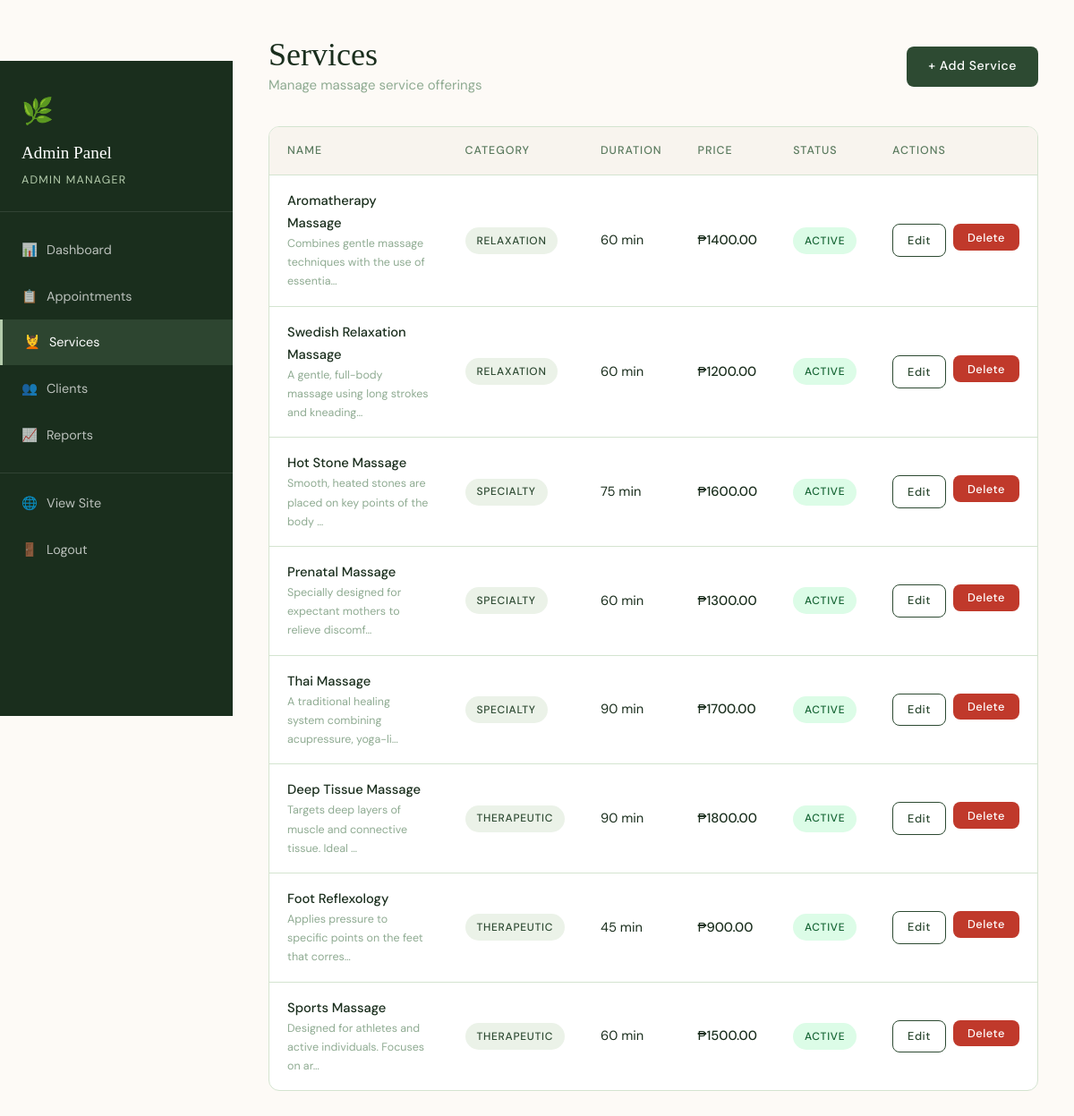
The page /admin-panel/services/ (signed in) on the database its author committed.
### appointments/models.py (models this page shows, shortened)
class MassageService(models.Model):
    CATEGORY_CHOICES = [
        ('relaxation', 'Relaxation'),
        ('therapeutic', 'Therapeutic'),
        ('specialty', 'Specialty'),
    ]
    name = models.CharField(max_length=100)
    description = models.TextField()
    duration_minutes = models.PositiveIntegerField()
    price = models.DecimalField(max_digits=8, decimal_places=2)
    category = models.CharField(max_length=20, choices=CATEGORY_CHOICES, default='relaxation')
    image = models.ImageField(upload_to='services/', null=True, blank=True)
    is_active = models.BooleanField(default=True)
    created_at = models.DateTimeField(auto_now_add=True)
    class Meta:
        ordering = ['category', 'name']

### appointments/views.py (the view)
# urls.py: path('admin-panel/services/', views.admin_services, name='admin_services'),
@login_required
@user_passes_test(is_admin)
def admin_services(request):
    services = MassageService.objects.all()
    return render(request, 'appointments/admin/services.html', {'services': services})

### appointments/context_processors.py (called while the page is built)
def today_date(request):
    return {'today': datetime.date.today()}

### appointments/views.py (called while the page is built)
def is_admin(user):
    return user.is_staff

### templates/appointments/admin/services.html (shortened to what this page needs)
{% extends 'appointments/admin/base_admin.html' %}
{% block nav_svc %}class="active"{% endblock %}
{% block content %}
<div style="display:flex; justify-content:space-between; align-items:center; margin-bottom:2rem;">
  <div>
    <h2>Services</h2>
    <p class="text-muted">Manage massage service offerings</p>
  </div>
  <a href="/admin-panel/services/create/" class="btn btn-primary">+ Add Service</a>
</div>
<div class="table-container">
  <table>
    <thead>
      <tr><th>Name</th><th>Category</th><th>Duration</th><th>Price</th><th>Status</th><th>Actions</th></tr>
    </thead>
    <tbody>
      {% for svc in services %}
      <tr>
        <td>
          <div style="font-weight:500;">{{ svc.name }}</div>
          <div style="font-size:0.78rem; color:var(--text-muted);">{{ svc.description|truncatechars:60 }}</div>
        </td>
        <td><span class="badge badge-confirmed">{{ svc.get_category_display }}</span></td>
        <td>{{ svc.duration_minutes }} min</td>
        <td style="font-weight:500;">₱{{ svc.price }}</td>
        <td>
          {% if svc.is_active %}
            <span class="badge badge-completed">Active</span>
          {% else %}
            <span class="badge badge-cancelled">Inactive</span>
          {% endif %}
        </td>
        <td>
          <div style="display:flex; gap:0.5rem;">
            <a href="/admin-panel/services/{{ svc.pk }}/edit/" class="btn btn-sm btn-outline">Edit</a>
            <form method="post" action="/admin-panel/services/{{ svc.pk }}/delete/" style="display:inline;"
                  onsubmit="return confirm('Delete {{ svc.name }}?');">
              <button type="submit" class="btn btn-sm btn-danger">Delete</button>
            </form>
          </div>
        </td>
      </tr>
      {% empty %}
      <tr><td colspan="6" class="text-center" style="padding:3rem; color:var(--text-muted);">No services found.</td></tr>
      {% endfor %}
    </tbody>
  </table>
</div>
{% endblock %}

### templates/appointments/admin/base_admin.html (shortened to what this page needs)
<!DOCTYPE html>
<html lang="en">
<head>
  <link rel="stylesheet" href="/static/css/style.css">
</head>
<body>
<div class="dashboard-layout">
  <aside class="sidebar">
    <div class="sidebar-user">
      <div style="font-size:1.8rem; margin-bottom:0.4rem;">🌿</div>
      <div class="sidebar-user-name">Admin Panel</div>
      <div class="sidebar-user-role">{{ user.get_full_name|default:user.username }}</div>
    </div>
    <ul class="sidebar-nav">
      <li><a href="/admin-panel/" {% block nav_dash %}{% endblock %}><span class="nav-icon">📊</span> Dashboard</a></li>
      <li><a href="/admin-panel/appointments/" {% block nav_appt %}{% endblock %}><span class="nav-icon">📋</span> Appointments</a></li>
      <li><a href="/admin-panel/services/" {% block nav_svc %}{% endblock %}><span class="nav-icon">💆</span> Services</a></li>
      <li><a href="/admin-panel/clients/" {% block nav_clients %}{% endblock %}><span class="nav-icon">👥</span> Clients</a></li>
      <li><a href="/admin-panel/reports/" {% block nav_reports %}{% endblock %}><span class="nav-icon">📈</span> Reports</a></li>
      <li style="border-top: 1px solid rgba(255,255,255,0.1); margin-top:1rem; padding-top:0.5rem;">
        <a href="/"><span class="nav-icon">🌐</span> View Site</a>
      </li>
      <li><a href="/logout/"><span class="nav-icon">🚪</span> Logout</a></li>
    </ul>
  </aside>
  <main class="main-content">
    {% block content %}{% endblock %}
  </main>
</div>
</body>
</html>

### static/css/style.css (style rules this page uses)
:root { --sage: #7A9E7E; --sage-light: #B4CCAC; --sage-pale: #EBF2E8; --forest: #2D4A32; --forest-dark: #1A2E1D; --ivory: #F8F4EE; --ivory-dark: #EDE8DF; --gold: #C9A96E; --gold-light: #E8D5B0; --warm-white: #FDFAF6; --text-primary: #1A2E1D; --text-secondary: #5A7A5E; --text-muted: #8FAB92; --border: #D4E4D0; --shadow: rgba(45, 74, 50, 0.08); --shadow-md: rgba(45, 74, 50, 0.15); --radius: 12px; --radius-sm: 8px; --radius-lg: 20px; --transition: 0.25s ease; }
*, *::before, *::after { box-sizing: border-box; margin: 0; padding: 0; }
html { scroll-behavior: smooth; }
body { font-family: 'DM Sans', sans-serif; background-color: var(--warm-white); color: var(--text-primary); line-height: 1.7; font-size: 15px; }
h1, h2, h3, h4 { font-family: 'Cormorant Garamond', serif; font-weight: 400; line-height: 1.2; color: var(--forest-dark); }
h2 { font-size: clamp(1.8rem, 3vw, 2.8rem); }
a { color: var(--sage); text-decoration: none; transition: color var(--transition); }
.btn { display: inline-flex; align-items: center; justify-content: center; gap: 8px; padding: 0.65rem 1.5rem; border-radius: var(--radius-sm); font-family: 'DM Sans', sans-serif; font-size: 0.88rem; font-weight: 500; letter-spacing: 0.04em; cursor: pointer; transition: all var(--transition); border: none; text-decoration: none; }
.btn-primary { background: var(--forest); color: white; }
.btn-outline { background: transparent; color: var(--forest); border: 1.5px solid var(--forest); }
.btn-danger { background: #C0392B; color: white; }
.btn-sm { padding: 0.4rem 1rem; font-size: 0.8rem; }
.badge { display: inline-flex; align-items: center; padding: 0.3rem 0.8rem; border-radius: 100px; font-size: 0.75rem; font-weight: 500; text-transform: uppercase; letter-spacing: 0.06em; }
.badge-confirmed { background: var(--sage-pale); color: var(--forest); }
.badge-completed { background: #DCFCE7; color: #166534; }
.dashboard-layout { display: grid; grid-template-columns: 260px 1fr; min-height: calc(100vh - 68px); }
.sidebar { background: var(--forest-dark); padding: 2rem 0; position: sticky; top: 68px; height: calc(100vh - 68px); overflow-y: auto; }
.sidebar-user { padding: 0 1.5rem 1.5rem; border-bottom: 1px solid rgba(255,255,255,0.1); margin-bottom: 1rem; }
.sidebar-user-name { font-family: 'Cormorant Garamond', serif; font-size: 1.2rem; color: white; margin-bottom: 0.2rem; }
.sidebar-user-role { font-size: 0.78rem; color: var(--sage-light); text-transform: uppercase; letter-spacing: 0.1em; }
.sidebar-nav { list-style: none; }
.sidebar-nav li a { display: flex; align-items: center; gap: 10px; padding: 0.85rem 1.5rem; color: rgba(255,255,255,0.7); font-size: 0.9rem; transition: all var(--transition); }
.sidebar-nav li a:hover, .sidebar-nav li a.active { color: white; background: rgba(122, 158, 126, 0.2); border-left: 3px solid var(--sage-light); }
.sidebar-nav li a .nav-icon { width: 18px; text-align: center; }
.main-content { padding: 2.5rem; background: var(--warm-white); }
.table-container { overflow-x: auto; border-radius: var(--radius); border: 1px solid var(--border); background: white; }
table { width: 100%; border-collapse: collapse; }
thead { background: var(--ivory); }
th { padding: 1rem 1.25rem; text-align: left; font-size: 0.78rem; font-weight: 500; text-transform: uppercase; letter-spacing: 0.08em; color: var(--text-secondary); border-bottom: 1px solid var(--border); }
td { padding: 1rem 1.25rem; border-bottom: 1px solid var(--border); color: var(--text-primary); font-size: 0.92rem; vertical-align: middle; }
tr:last-child td { border-bottom: none; }
.text-muted { color: var(--text-muted); }

### rows shown on the page
MassageService: name "Aromatherapy Massage", description "Combines gentle massage techniques with the use of essentia…", category "RELAXATION", duration_minutes "60", price "1400.00", is_active "ACTIVE"
MassageService: name "Swedish Relaxation Massage", description "A gentle, full-body massage using long strokes and kneading…", category "RELAXATION", duration_minutes "60", price "1200.00", is_active "ACTIVE"
MassageService: name "Hot Stone Massage", description "Smooth, heated stones are placed on key points of the body …", category "SPECIALTY", duration_minutes "75", price "1600.00", is_active "ACTIVE"
MassageService: name "Prenatal Massage", description "Specially designed for expectant mothers to relieve discomf…", category "SPECIALTY", duration_minutes "60", price "1300.00", is_active "ACTIVE"
MassageService: name "Thai Massage", description "A traditional healing system combining acupressure, yoga-li…", category "SPECIALTY", duration_minutes "90", price "1700.00", is_active "ACTIVE"
MassageService: name "Deep Tissue Massage", description "Targets deep layers of muscle and connective tissue. Ideal …", category "THERAPEUTIC", duration_minutes "90", price "1800.00", is_active "ACTIVE"
MassageService: name "Foot Reflexology", description "Applies pressure to specific points on the feet that corres…", category "THERAPEUTIC", duration_minutes "45", price "900.00", is_active "ACTIVE"
MassageService: name "Sports Massage", description "Designed for athletes and active individuals. Focuses on ar…", category "THERAPEUTIC", duration_minutes "60", price "1500.00", is_active "ACTIVE"

### other values the page prints
{{ user.get_full_name|default:user.username }} "ADMIN MANAGER"
